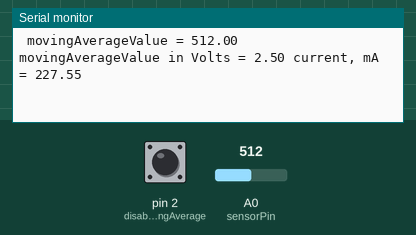
The sketch below on a simulated Arduino Uno, built with avr-gcc and run on an emulated ATmega328P. On the bench: the last lines printed to the serial monitor. The test bench sets the inputs (shaded band); at power-on: A0 (sensorPin) = 512, pin 2 (disableMovingAverage) HIGH.

Above: at 19.4 s.
19.5 s: A0 (sensorPin) set to 981
At 19.64 s:
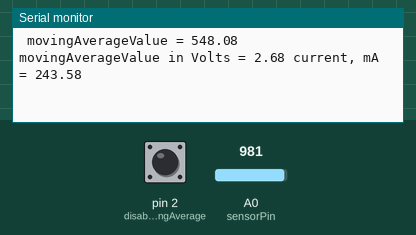
22.5 s: A0 (sensorPin) set to 1008
At 22.57 s:
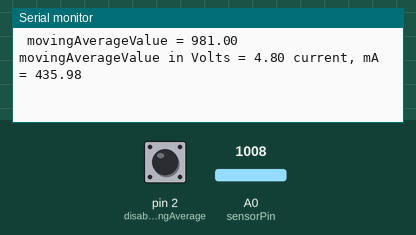
Timing chart, 0 to 25.0 s (numbered marks = the images above; inputs shaded):
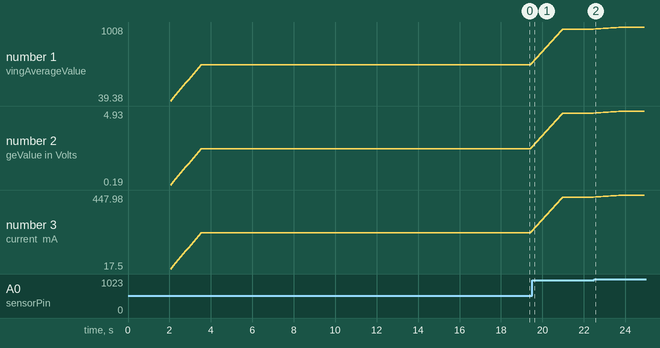

Measured:
- after the input at 19.5 s, the serial monitor: prints a new line at once (image 1)
- plotted number 1: 512 → 981 after the input at 19.5 s, 981 → 1008 after the input at 22.5 s
- plotted number 2: 2.5 → 4.8 after the input at 19.5 s, 4.8 → 4.93 after the input at 22.5 s
- plotted number 3: 227.55 → 435.98 after the input at 19.5 s, 435.98 → 447.98 after the input at 22.5 s

The sketch:

Lab7.ino
```cpp
#define FILTER_SIZE 13         // Number of data points in the moving average

int sensorPin = A0;            // select the input pin for the current sensing resistor
int disableMovingAverage = 2;  // Digital input on pin 2
int movingArray[FILTER_SIZE + 1]; // Array holding  running data values
int iNewest = FILTER_SIZE ;    // Index into movingArray for newest data value
int iOldest = 0;               // Index into movingArray for oldest data value
int sampleValue;               // Value from ADC
float movingAverageValue;      // Result of moving average computation
float  current;                // For Lab 7 we are averaging current values
float ampGain = 11.0;          // Gain of the signal conditioning amplifier
int sum;                       // The moving accumulated sum to be divided
                               //     by FILTER_SIZE to get moving average
long Vcc_mV;                   // Calibrated Vcc in mv: nominal value is 5000 for +5 V
float Vcc;                     // Calibrated Vcc in volts

long readVcc() {  // Calibrates the +5 V used as ADC reference
  // http://code.google.com/p/tinkerit/wiki/SecretVoltmeter
  long result;   // Read 1.1V reference against AVcc
  ADMUX = _BV(REFS0) | _BV(MUX3) | _BV(MUX2) | _BV(MUX1);
  delay(2); // Wait for Vref to settle
  ADCSRA |= _BV(ADSC); // Convert
  while (bit_is_set(ADCSRA, ADSC));
  result = ADCL;
  result |= ADCH << 8;
  // Vcc = (1100 * 1024) / ADC
  result = 1126400L / result; // Back-calculate AVcc in mV
  return result;
}

// update and wrap around the indices in the moving data array
void updateMovingArrayIndices() {
iNewest++;
if (iNewest > FILTER_SIZE)
  iNewest = 0;
iOldest++;
if (iOldest > FILTER_SIZE)
  iOldest = 0;
}

void setup() {
  pinMode(disableMovingAverage, INPUT_PULLUP);
  Serial.begin(9600);
  Serial.println("Moving Average of data on Analog Channel 0");
  Serial.println("Grounding digital pin 2 disables moving average - prints raw value");
  Vcc_mV = readVcc();    // Vcc in mV
  Vcc = Vcc_mV / 1000.0; // Vcc in volts
  Serial.print("Calibrated Vcc = ");
  Serial.println(Vcc);
  delay(2000);
}

void loop() {
  sampleValue = analogRead(sensorPin);

  // If digital pin 2 is low, output raw sampleValue
  if (digitalRead(disableMovingAverage) == LOW) {
    current = 1000.0 * (Vcc / 1024.0) * sampleValue / ampGain; // in mA
    Serial.print("sampleValue = ");
    Serial.print(sampleValue);
    Serial.print(" sampleValue in Volts = ");
    Serial.print((sampleValue / 1024.0)*Vcc);
    Serial.print(" current, mA = ");
    Serial.println(current);
  }
    // If digital pin 2 is open (high), print movingAverageValue
    else {
      updateMovingArrayIndices();
      movingArray[iNewest] = sampleValue;
      sum = sum + movingArray[iNewest] - movingArray[iOldest];
      movingAverageValue = (float) sum / (float) FILTER_SIZE;
      current = 1000.0 * (Vcc / 1024.0) * movingAverageValue / ampGain;  // in mA
      Serial.print(" movingAverageValue = ");
      Serial.print(movingAverageValue);
      Serial.print(" movingAverageValue in Volts = ");
      Serial.print((movingAverageValue / 1024.0)*Vcc);
      Serial.print(" current, mA = ");
      Serial.println(current);
   }

  delay(100);
}
```
